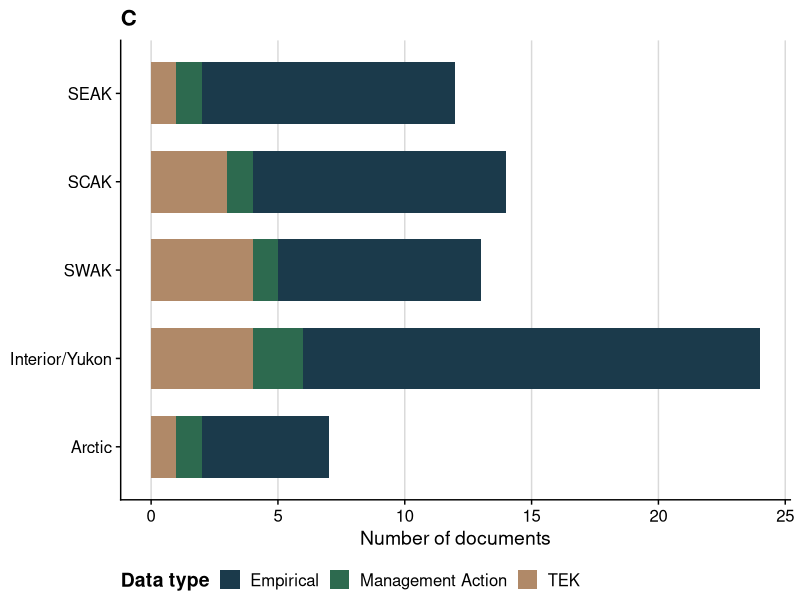
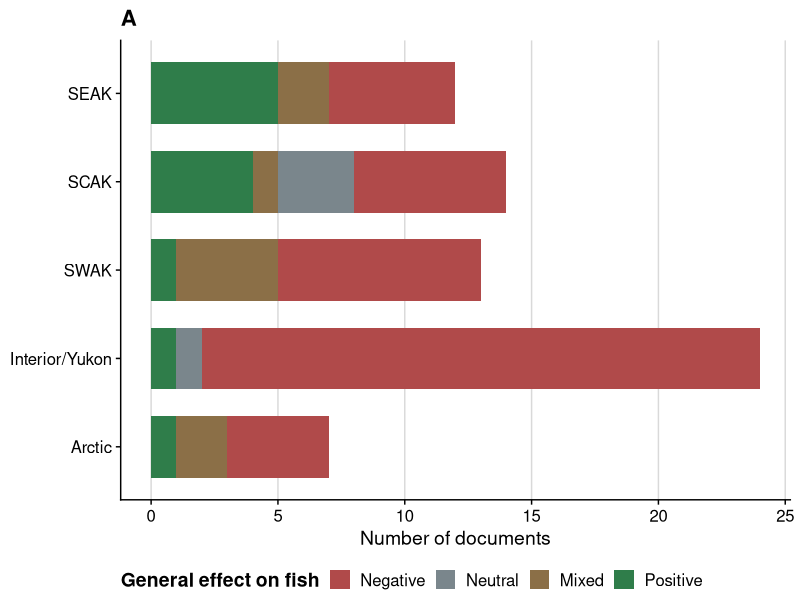
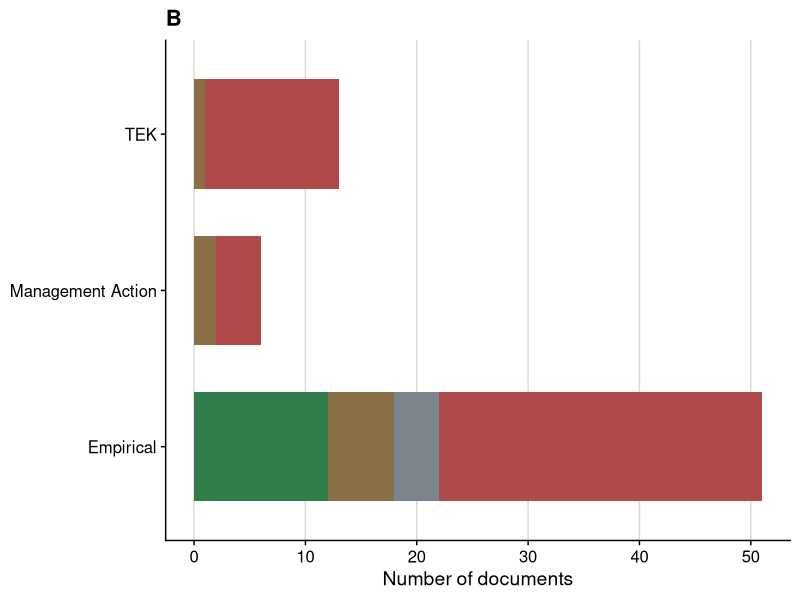
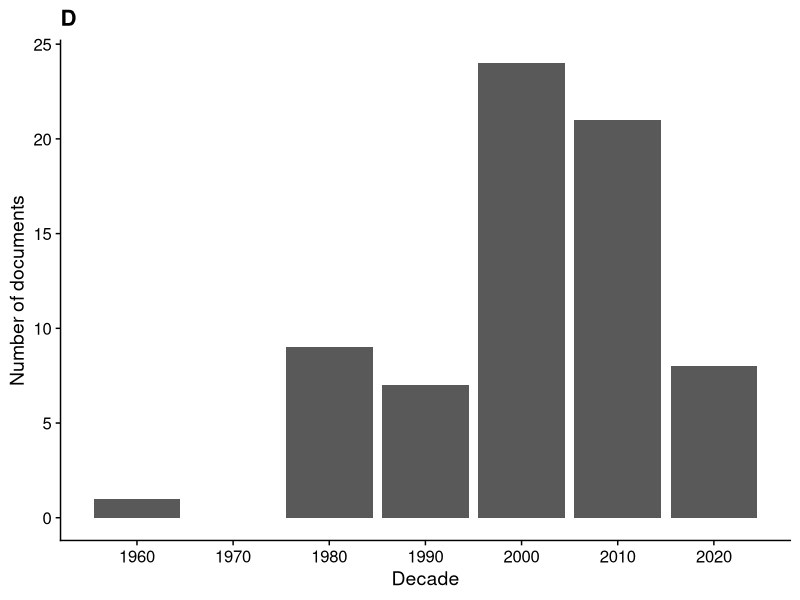
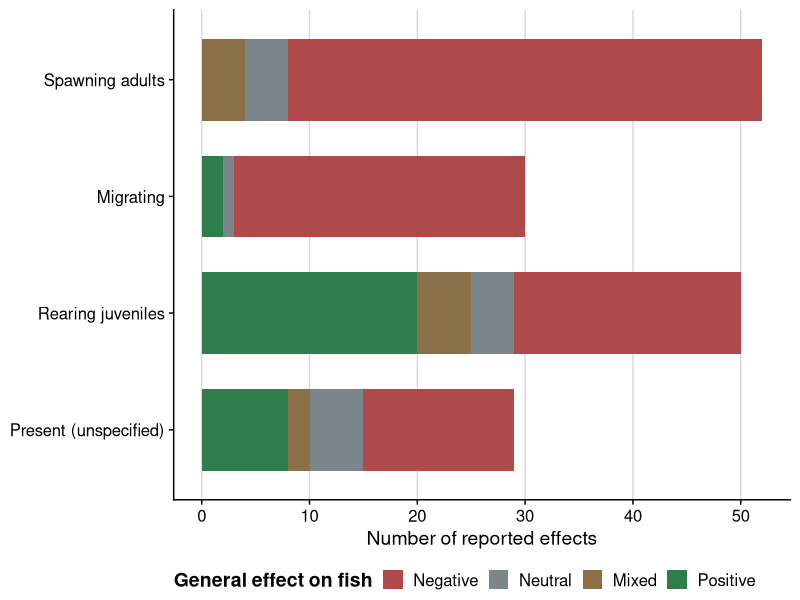
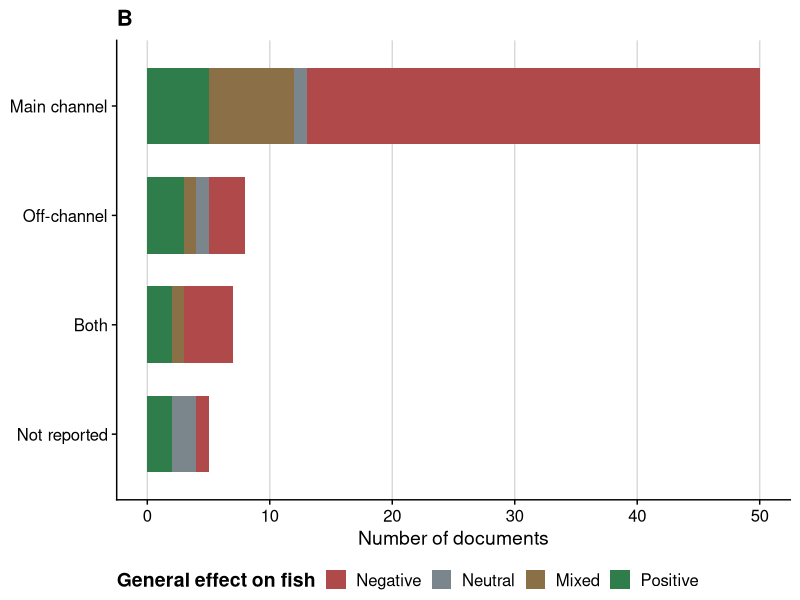
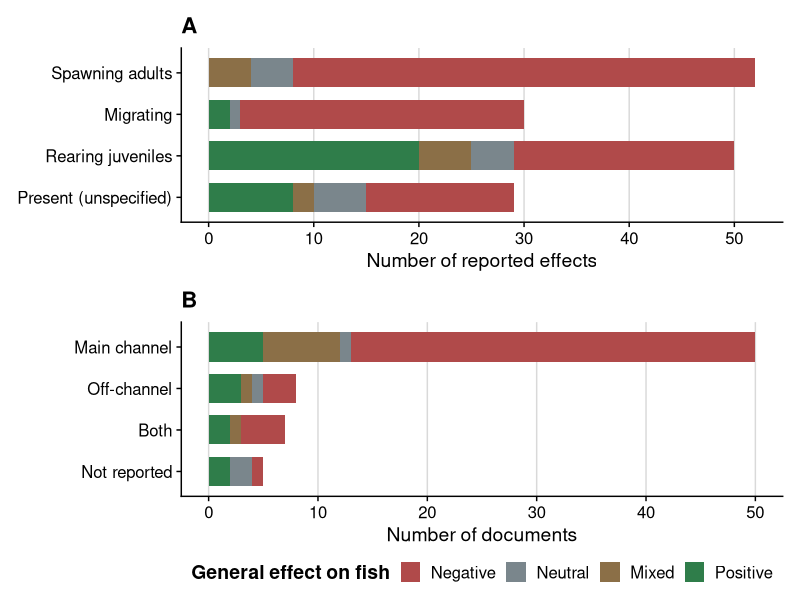
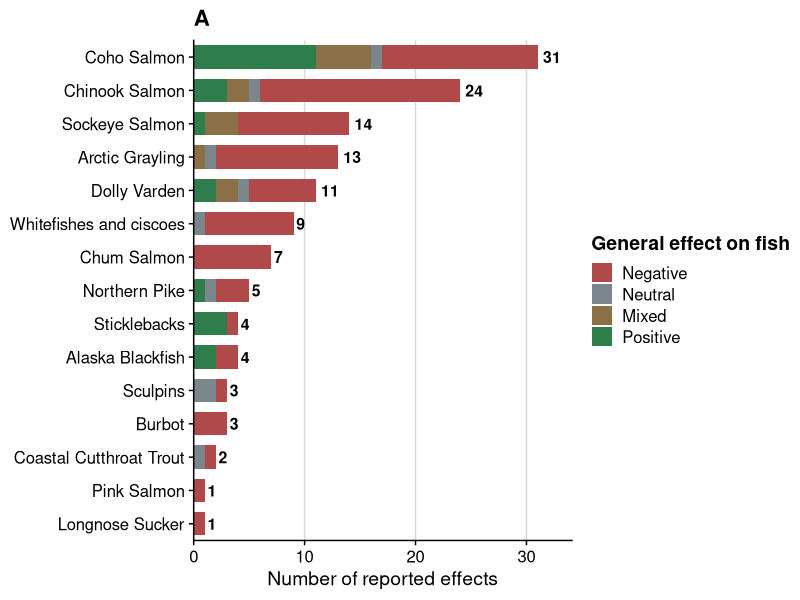

Write R code to recreate these figures, in order.
################################################################################
#################### Alaska Beaver and Fish Literature Review ##################
################ Authors: Will Samuel (UAF) and Erin Larson (UAA) ##############
################################################################################


library(tidyverse)
library(ggplot2)
library(readxl)
library(cowplot)
library(patchwork)





#Quick data processing

#lit <- read_excel("Annotated bibliography.xlsx")
lit <- read_excel("Annotated bibliography Final.xlsx")
str(lit)



lit_filtered <- lit %>%
  filter(!is.na(Region), !is.na(`Data type`),
         `Include in Map` == "Y")
  
nrow(lit_filtered) #70 articles that directly discuss beaver/fish interactions



lit_filtered$Region <- factor(
  lit_filtered$Region,
  levels = c("Arctic", "Interior/Yukon", "SWAK", "SCAK", "SEAK")
)


lit_filtered <- lit_filtered %>%
  mutate(`General effect on fish` = na_if(`General effect on fish`, "NA"))





# Summary Statisitics -----------------------------------------------------
#Overall
nrow(lit_filtered) #70
sum(lit_filtered$`Article Type` == "Publication", na.rm = TRUE) #20
sum(lit_filtered$`Article Type` == "Agency report", na.rm = TRUE) #33
sum(lit_filtered$`Article Type` == "Thesis/dissertation", na.rm = TRUE) #11
sum(lit_filtered$`Article Type` == "Conference proceeding", na.rm = TRUE) #1
sum(lit_filtered$`Article Type` == "Book", na.rm = TRUE) #0
sum(lit_filtered$`Article Type` %in% c("White paper", "Unpublished data"), na.rm = TRUE) #5

sum(lit_filtered$`Data type` == "Empirical", na.rm = TRUE) #51
sum(lit_filtered$`Data type` == "Management Action", na.rm = TRUE) #6
sum(lit_filtered$`Data type` == "TEK", na.rm = TRUE) #13

sum(lit_filtered$`General effect on fish` == "Positive", na.rm = TRUE) #14
sum(lit_filtered$`General effect on fish` == "Negative", na.rm = TRUE) #45
sum(lit_filtered$`General effect on fish` == "Neutral", na.rm = TRUE) #5
sum(lit_filtered$`General effect on fish` == "Mixed", na.rm = TRUE) #6



#SEAK
sum(lit_filtered$Region == "SEAK", na.rm = TRUE) #12

sum(lit_filtered$`Data type` == "Empirical" & lit_filtered$Region == "SEAK", na.rm = TRUE) #10
sum(lit_filtered$`Data type` == "Management Action" & lit_filtered$Region == "SEAK", na.rm = TRUE) #1
sum(lit_filtered$`Data type` == "TEK" & lit_filtered$Region == "SEAK", na.rm = TRUE) #1


sum(lit_filtered$`Article Type` == "Publication" & lit_filtered$Region == "SEAK", na.rm = TRUE) #5
sum(lit_filtered$`Article Type` == "Agency report" & lit_filtered$Region == "SEAK", na.rm = TRUE) #4
sum(lit_filtered$`Article Type` == "Thesis/dissertation" & lit_filtered$Region == "SEAK", na.rm = TRUE) #1


#SCAK
sum(lit_filtered$Region == "SCAK", na.rm = TRUE) #15

sum(lit_filtered$`Data type` == "Empirical" & lit_filtered$Region == "SCAK", na.rm = TRUE) #11
sum(lit_filtered$`Data type` == "Management Action" & lit_filtered$Region == "SCAK", na.rm = TRUE) #1
sum(lit_filtered$`Data type` == "TEK" & lit_filtered$Region == "SCAK", na.rm = TRUE) #3


#SWAK
sum(lit_filtered$Region == "SWAK", na.rm = TRUE) #13

sum(lit_filtered$`Data type` == "Empirical" & lit_filtered$Region == "SWAK", na.rm = TRUE) #8
sum(lit_filtered$`Data type` == "Management Action" & lit_filtered$Region == "SWAK", na.rm = TRUE) #1
sum(lit_filtered$`Data type` == "TEK" & lit_filtered$Region == "SWAK", na.rm = TRUE) #4


#Interior/Yukon
sum(lit_filtered$Region == "Interior/Yukon", na.rm = TRUE) #23

sum(lit_filtered$`Data type` == "Empirical" & lit_filtered$Region == "Interior/Yukon", na.rm = TRUE) #17
sum(lit_filtered$`Data type` == "Management Action" & lit_filtered$Region == "Interior/Yukon", na.rm = TRUE) #2
sum(lit_filtered$`Data type` == "TEK" & lit_filtered$Region == "Interior/Yukon", na.rm = TRUE) #4


#Arctic

sum(lit_filtered$Region == "Arctic", na.rm = TRUE) #7

sum(lit_filtered$`Data type` == "Empirical" & lit_filtered$Region == "Arctic", na.rm = TRUE) #5
sum(lit_filtered$`Data type` == "Management Action" & lit_filtered$Region == "Arctic", na.rm = TRUE) #1
sum(lit_filtered$`Data type` == "TEK" & lit_filtered$Region == "Arctic", na.rm = TRUE) #1




# Plotting ----------------------------------------------------------------


cols <- c(
  "#1B3A4B",
  "#2A6F97",
  "#61A5C2",
  "#2D6A4F",
  "#74C69D",
  "#B08968",
  "#D9ED92"
)


cols <- c("#1B3A4B", "#2D6A4F", "#B08968")



Regions_plot <- ggplot(lit_filtered, aes(x = Region, fill = `Data type`)) +
  geom_bar(width = 0.7) + #color = "black",
  coord_flip() +
  scale_fill_manual(values = cols) +
  labs(title = "C", x = NULL, y = "Number of documents", fill = "Data type") +
  theme_cowplot() +
  theme(
    legend.position = "bottom",
    legend.title = element_text(face = "bold"),
    axis.text.y = element_text(size = 12),
    axis.text.x = element_text(size = 12),
    panel.grid.major.x = element_line(color = "grey85"),
    panel.grid.major.y = element_blank()
  )
Regions_plot

ggsave("Figures/Regions_plot.jpeg", Regions_plot, 
       width = 7, 
       height = 5, 
       dpi = 300)



cols_effect <- c(
  "Negative" = "#B04A4A",
  "Neutral" = "#7A868C",
  "Mixed" = "#8B6F47",
  "Positive" = "#2F7D4A"
)

effect_order <- c("Negative", "Neutral", "Mixed", "Positive")

lit_filtered2 <- lit_filtered %>%
  mutate(`General effect on fish` = factor(`General effect on fish`, levels = effect_order))





effects_plot <- ggplot(lit_filtered2, aes(x = Region, fill = `General effect on fish`)) +
  geom_bar(
    data = dplyr::filter(lit_filtered2, !is.na(`General effect on fish`)),
    width = 0.7
  ) +
  coord_flip() +
  scale_fill_manual(
    values = cols_effect,
    limits = effect_order,
    breaks = effect_order
  ) +
  labs(title = "A", x = NULL, y = "Number of documents", fill = "General effect on fish") +
  theme_cowplot() +
  theme(
    legend.position = "bottom",
    legend.title = element_text(face = "bold"),
    axis.text.y = element_text(size = 12),
    axis.text.x = element_text(size = 12),
    panel.grid.major.x = element_line(color = "grey85"),
    panel.grid.major.y = element_blank()
  )

effects_plot

ggsave("Figures/effects_plot.jpeg", effects_plot, 
       width = 8, 
       height = 6, 
       dpi = 300)




datatype_plot <- ggplot(lit_filtered2, aes(x = `Data type`, fill = `General effect on fish`)) +
  geom_bar(
    data = dplyr::filter(lit_filtered2, !is.na(`General effect on fish`)),
    width = 0.7
  ) +
  coord_flip() +
  scale_fill_manual(
    values = cols_effect,
    limits = effect_order,
    breaks = effect_order
  ) +
  labs(title = "B", x = NULL, y = "Number of documents", fill = "General effect on fish") +
  theme_cowplot() +
  theme(
    legend.position = "none",
    legend.title = element_text(face = "bold"),
    axis.text.y = element_text(size = 12),
    axis.text.x = element_text(size = 12),
    panel.grid.major.x = element_line(color = "grey85"),
    panel.grid.major.y = element_blank()
  )

datatype_plot

ggsave("Figures/datatype_plot.jpeg", datatype_plot, 
       width = 8, 
       height = 6, 
       dpi = 300)




pubs_over_time <- lit_filtered %>%
  mutate(
    Year = as.numeric(Year),
    Decade = floor(Year / 10) * 10
  ) %>%
  ggplot(aes(x = Decade)) +
  geom_bar() +
  scale_x_continuous(breaks = seq(1960, 2030, 10)) +
  labs(title = "D", x = "Decade", y = "Number of documents") +
  theme_cowplot()
pubs_over_time

ggsave("Figures/pubs_over_time.jpeg", pubs_over_time, 
       width = 7, 
       height = 5, 
       dpi = 300)



panel <- (effects_plot + datatype_plot)/(Regions_plot + pubs_over_time)

ggsave("Figures/panel.jpeg", panel, 
       width = 12, 
       height = 10, 
       dpi = 300)





# Effects by life stage (standalone figure) -------------------------------
# Built from the "Species effects" tab (one row per document x species), so the
# unit is the species-level reported effect. A reported effect that involves more
# than one life stage is counted once for each life stage, so bars sum to more
# than the 129 species-level reported effects. Codes: s = spawning adults
# (including adults delayed or blocked on spawning migrations), r = rearing
# juveniles, m = migrating (non-spawning movement), p = present (not specified).

lifestage_labels <- c(
  s = "Spawning adults",
  m = "Migrating",
  r = "Rearing juveniles",
  p = "Present (unspecified)"
)

lit_lifestage <- read_excel("Annotated bibliography Final.xlsx", sheet = "Species effects") %>%
  semi_join(lit_filtered, by = "In text citation") %>%
  rename(`General effect on fish` = `Effect on this species`) %>%
  mutate(`Life stage` = str_to_lower(`Life stage`)) %>%
  separate_rows(`Life stage`, sep = ",") %>%
  mutate(Lifestage = str_trim(`Life stage`)) %>%
  filter(Lifestage %in% names(lifestage_labels)) %>%
  distinct(`In text citation`, `Species group`, Lifestage, .keep_all = TRUE) %>%
  # Where a life stage had a different effect from the species-level effect
  # (e.g., "s: Neutral"), use that effect for that life stage
  mutate(stage_effect = str_match(`Life-stage effect (if different)`,
                                  paste0(Lifestage, ":\\s*(\\w+)"))[, 2],
         `General effect on fish` = coalesce(stage_effect, `General effect on fish`),
         `General effect on fish` = factor(`General effect on fish`, levels = effect_order)) %>%
  mutate(Lifestage = factor(lifestage_labels[Lifestage],
                            levels = rev(lifestage_labels)))

# Summary statistics by life stage
lit_lifestage %>%
  count(Lifestage, `General effect on fish`) %>%
  pivot_wider(names_from = `General effect on fish`, values_from = n, values_fill = 0)
nrow(lit_lifestage)

lifestage_plot <- ggplot(lit_lifestage, aes(x = Lifestage, fill = `General effect on fish`)) +
  geom_bar(width = 0.7) +
  coord_flip() +
  scale_fill_manual(
    values = cols_effect,
    limits = effect_order,
    breaks = effect_order
  ) +
  labs(x = NULL, y = "Number of reported effects", fill = "General effect on fish") +
  theme_cowplot() +
  theme(
    legend.position = "bottom",
    legend.title = element_text(face = "bold"),
    axis.text.y = element_text(size = 12),
    axis.text.x = element_text(size = 12),
    panel.grid.major.x = element_line(color = "grey85"),
    panel.grid.major.y = element_blank()
  )
lifestage_plot

ggsave("Figures/lifestage_plot.jpeg", lifestage_plot,
       width = 8,
       height = 5,
       dpi = 300)




# Effects by lateral dam position (panel B of the life-stage figure) ---------
# Document-level effects, grouped by where the beaver dams described in each
# document were located ("Dam position" column, classified 2026-11-20):
#   Main channel = dam across a channel with its own through-flow that fish
#     travel along (streams and tributaries, lake outlets and inlets, and
#     groundwater- or tributary-fed sloughs and spring brooks)
#   Off-channel  = dam impounding a side channel, oxbow, floodplain pond, or
#     backwater beside the main channel
#   Both         = document described dams in both positions
#   Not reported = position not described
# 3 of 65 classifications were inferred from site descriptions (Dolloff 1993;
# Carey and Koch 2019; S. Zavoico unpublished data); see "Dam position basis".

position_levels <- c("Main channel", "Off-channel", "Both", "Not reported")

lit_position <- lit_filtered2 %>%
  filter(!is.na(`General effect on fish`)) %>%
  mutate(`Dam position` = factor(`Dam position`, levels = rev(position_levels)))

# Summary statistics by dam position
lit_position %>%
  count(`Dam position`, `General effect on fish`) %>%
  pivot_wider(names_from = `General effect on fish`, values_from = n, values_fill = 0)
# Main channel: 5 positive, 7 mixed, 1 neutral, 37 negative (n = 50)
# Off-channel:  3 positive, 1 mixed, 1 neutral, 3 negative (n = 8)
# Both:         2 positive, 1 mixed, 0 neutral, 4 negative (n = 7)
# Not reported: 2 positive, 0 mixed, 2 neutral, 1 negative (n = 5)

position_plot <- ggplot(lit_position, aes(x = `Dam position`, fill = `General effect on fish`)) +
  geom_bar(width = 0.7) +
  coord_flip() +
  scale_fill_manual(
    values = cols_effect,
    limits = effect_order,
    breaks = effect_order
  ) +
  labs(title = "B", x = NULL, y = "Number of documents", fill = "General effect on fish") +
  theme_cowplot() +
  theme(
    legend.position = "bottom",
    legend.title = element_text(face = "bold"),
    axis.text.y = element_text(size = 12),
    axis.text.x = element_text(size = 12),
    panel.grid.major.x = element_line(color = "grey85"),
    panel.grid.major.y = element_blank()
  )
position_plot

# Combined figure: (A) life stage, (B) dam position, shared legend
lifestage_position_plot <- (lifestage_plot + labs(title = "A")) / position_plot +
  plot_layout(guides = "collect") &
  theme(legend.position = "bottom")
lifestage_position_plot

ggsave("Figures/lifestage_position_plot.jpeg", lifestage_position_plot,
       width = 8,
       height = 8,
       dpi = 300)




# Species effects and research effort (standalone figure) -------------------
# Reads the "Species effects" tab: one row per document x species, with the
# effect on that species (coded per species, not inherited from the document).
# Left (A): number of documents for each species, split by effect on that species
# (all regions combined), with totals at the end of each bar.
# Right (B): number of documents that addressed each species in each region
# (research effort only; no effect colors). Blank tiles = no documents found.
# A document is counted once for each species it addresses, so totals sum to
# more than the number of documents. Species rows in A and B share the same order.

species_effects <- read_excel("Annotated bibliography Final.xlsx", sheet = "Species effects") %>%
  semi_join(lit_filtered, by = "In text citation") %>%   # only documents used in the figures
  left_join(select(lit_filtered, `In text citation`, Region), by = "In text citation") %>%
  rename(Species_group = `Species group`,
         `General effect on fish` = `Effect on this species`) %>%
  mutate(`General effect on fish` = factor(`General effect on fish`, levels = effect_order))

nrow(species_effects)                              # document x species rows
n_distinct(species_effects$`In text citation`)     # documents with species rows

region_order <- c("SEAK", "SCAK", "SWAK", "Interior/Yukon", "Arctic")

species_totals <- species_effects %>%
  count(Species_group, name = "n")

species_order <- species_totals %>%
  arrange(n) %>%
  pull(Species_group)

species_effects <- species_effects %>%
  mutate(Species_group = factor(Species_group, levels = species_order))
species_totals <- species_totals %>%
  mutate(Species_group = factor(Species_group, levels = species_order))

# Summary table: effect counts by species
species_effects %>%
  count(Species_group, `General effect on fish`) %>%
  pivot_wider(names_from = `General effect on fish`, values_from = n, values_fill = 0)

species_effects_plot <- ggplot(species_effects,
                               aes(x = Species_group, fill = `General effect on fish`)) +
  geom_bar(width = 0.7) +
  geom_text(data = species_totals, aes(x = Species_group, y = n, label = n),
            inherit.aes = FALSE, hjust = -0.3, size = 4, fontface = "bold") +
  coord_flip() +
  scale_x_discrete(expand = expansion(add = 0.5)) +  # rows line up with the heat map
  scale_fill_manual(values = cols_effect, limits = effect_order, breaks = effect_order) +
  scale_y_continuous(expand = expansion(mult = c(0, 0.1))) +
  labs(title = "A", x = NULL, y = "Number of reported effects", fill = "General effect on fish") +
  theme_cowplot() +
  theme(
    legend.title = element_text(face = "bold"),
    axis.text.y = element_text(size = 12),
    axis.text.x = element_text(size = 12),
    panel.grid.major.x = element_line(color = "grey85"),
    panel.grid.major.y = element_blank()
  )
species_effects_plot

effort_tiles <- species_effects %>%
  mutate(Region = factor(as.character(Region), levels = region_order)) %>%
  count(Species_group, Region, name = "Total") %>%
  complete(Species_group, Region, fill = list(Total = 0))

species_effort_plot <- ggplot(effort_tiles, aes(x = Region, y = Species_group, fill = Total)) +
  geom_tile(color = "white", linewidth = 1) +
  geom_text(data = filter(effort_tiles, Total > 0), aes(label = Total),
            size = 4, fontface = "bold") +
  scale_fill_gradient(low = "grey95", high = "#61A5C2", guide = "none") +
  scale_x_discrete(expand = c(0, 0)) +
  scale_y_discrete(expand = expansion(add = 0.5)) +
  labs(title = "B", x = NULL, y = NULL) +
  theme_cowplot() +
  theme(
    axis.text.y = element_blank(),
    axis.text.x = element_text(size = 11),
    axis.line = element_blank(),
    axis.ticks = element_blank()
  )
species_effort_plot

species_figure <- (species_effects_plot + species_effort_plot) +
  plot_layout(guides = "collect") &
  theme(legend.position = "bottom")
species_figure

ggsave("Figures/species_effects_effort.jpeg", species_figure,
       width = 12,
       height = 8,
       dpi = 300)
